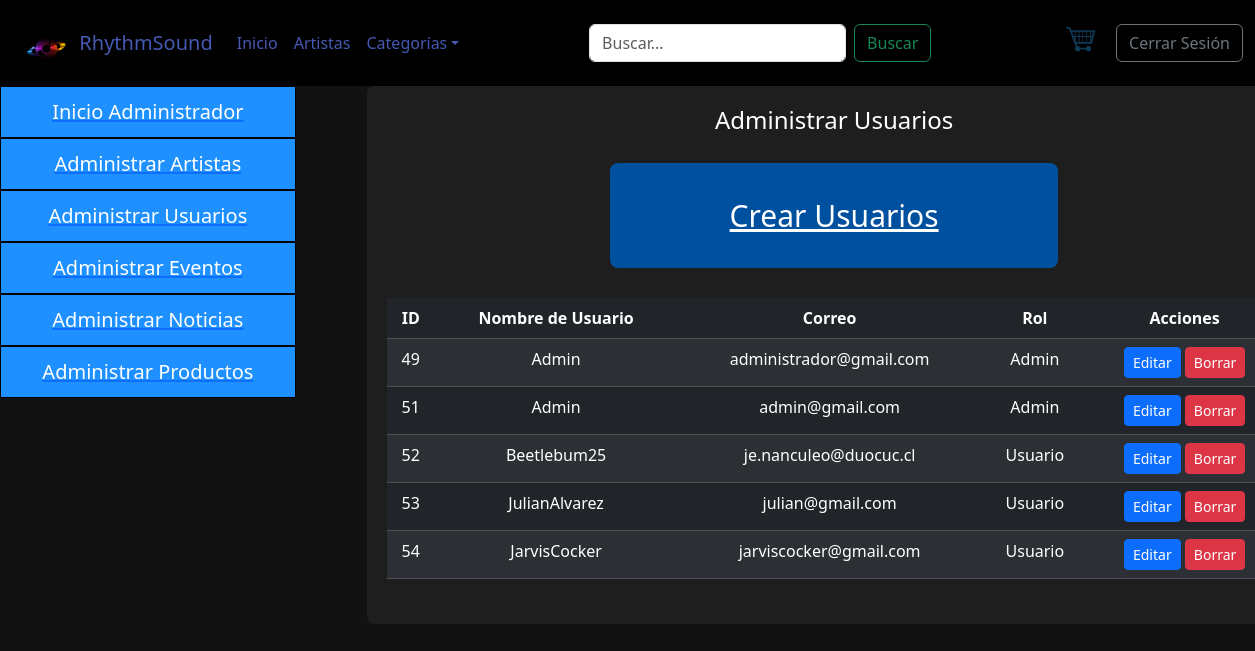
The app's page /listado_usuario/ (signed in) with its own data.
### rsound/models.py (models this page shows, shortened)
class Usuario(models.Model):
    idUsuario = models.AutoField(primary_key=True, verbose_name='Id de usuario')
    nombreUsuario = models.CharField(max_length=15)
    nombre = models.CharField(max_length=20)
    apellidos = models.CharField(max_length=40)
    numero_telefonico = models.CharField(max_length=20, verbose_name="Número Telefónico (+56)", default='0000000000')
    correo = models.EmailField(max_length=40)
    contraseña = models.CharField(max_length=128)
    fechacreacion = models.DateField(verbose_name='Fecha de creación', auto_now_add=True)
    rol = models.ForeignKey(Rol, on_delete=models.CASCADE)

class Rol(models.Model):
    idRol = models.AutoField(primary_key=True,verbose_name='Id rol') # Campo de clave primaria
    nombreRol = models.CharField(max_length=15, blank=True, null=True)

### rsound/views.py (the view)
# urls.py: path('listado_usuario/', listado_usuario, name='listado_usuario'),
def listado_usuario(request):
    roles = Rol.objects.all()
    usuario = Usuario.objects.all()
    contexto = {"roles": roles, "persona": usuario}
    return render(request, 'rsound/Admin/listado_usuario.html', contexto)

### rsound/templates/rsound/Admin/listado_usuario.html (shortened to what this page needs)
{% extends 'rsound/Plantilla.html' %}
{% load static %}
{% block css %}
<link rel="stylesheet" href="{% static 'rsound/css/administracion.css' %}">
{% endblock css %}
{% block Contenido %}
<div class="row fondogeneralosos">
    <div class="col-md-3 col-sm-12 col-12">
        <div class="navegador">
            <nav class="barranav">
                <ul>
                    <a href="{% url 'administracion' %}">
                        <li>Inicio Administrador</li>
                    </a>
                    <a href="{% url 'adminartistas' %}">
                        <li>Administrar Artistas</li>
                    </a>
                    <a href="{% url 'adminusuario' %}">
                        <li>Administrar Usuarios</li>
                    </a>
                    <a href="{% url 'adminevento' %}">
                        <li>Administrar Eventos</li>
                    </a>
                    <a href="{% url 'adminnoticia' %}">
                        <li>Administrar Noticias</li>
                    </a>
                    <a href="{% url 'adminproductos' %}">
                        <li>Administrar Productos</li>
                    </a>
                </ul>
            </nav>
        </div>
    </div>
    <div class="col-md-9 col-sm-12 col-12 ">
        <div class="col-md-12 administracion">
            <div class="container-editar">
                <div class="container-datos">
                    <h4 id="titulo">Administrar Usuarios</h4>
                    <div class="row botonfiguras">
                        <div class="col-md-12">
                            <div class="boton">
                                <a href="{% url 'crear_usuario' %}">Crear Usuarios</a>
                            </div>
                        </div>
                        <form action="{% url 'adminusuario' %}" method="post">
                            <div class="lista">
                                <table class="table table-dark table-striped">
                                    <thead>
                                        <tr>
                                            <th>ID</th>
                                            <th>Nombre de Usuario</th>
                                            <th>Correo</th>
                                            <th>Rol</th>
                                            <th>Acciones</th>
                                        </tr>
                                    </thead>
                                    <tbody>
                                        {% for usuario in persona %}
                                        <tr>
                                            <td>{{ usuario.idUsuario }}</td>
                                            <td>{{ usuario.nombreUsuario }}</td>
                                            <td>{{ usuario.correo }}</td>
                                            <td>{{ usuario.rol.nombreRol }}</td>
                                            <td>
                                                <a href="{% url 'pagEditar_usuario' usuario.idUsuario %}" class="btn btn-primary btn-sm">Editar</a>
                                                <a href="{% url 'eliminar_usuario' usuario.idUsuario %}" class="btn btn-danger btn-sm">Borrar</a>
                                            </td>
                                        </tr>
                                        {% endfor %}
                                    </tbody>
                                </table>
                            </div>
                        </form>
                    </div>
                </div>
            </div>
        </div>
    </div>
</div>
{% endblock Contenido %}

### rsound/static/rsound/css/administracion.css (style rules this page uses)
body { font-family: 'Arial', sans-serif; background-color: #121212 !important; color: #ddd; }
.administracion { background-color: #1e1e1e; width: 90%; margin-left: 5%; min-height: 400px; text-align: center; padding: 20px; border-radius: 8px; }
.navegador { text-align: center; width: 100%; padding: 0; }
.navegador .barranav ul { list-style-type: none; margin: 0; padding: 0; height: 100%; }
.barranav { position: sticky !important; }
.barranav ul a li { background-color: #1e90ff; color: #fff !important; font-size: 20px; display: block; padding: 10px 18px; text-decoration: none; }
.navegador .barranav ul li { border: 1px solid #000000; }
.container-datos { text-align: center; }
.lista { margin-bottom: 25px; }
.botonfiguras { margin-top: 30px; }
.botonfiguras .boton { border-radius: 8px; font-size: 30px; margin-left: 25%; margin-top: 20px; padding: 30px; width: 50%; background-color: #0050a0; margin-bottom: 30px; }
.botonfiguras .boton a { color: white !important; }

### rsound/static/rsound/css/Styles.css (style rules this page uses)
body { font-family: 'Arial', sans-serif; background-color: #121212 !important; }

### rsound/static/rsound/css/Style3.css (style rules this page uses)
body { font-family: Arial, sans-serif; background-color: #000; color: #fff !important; margin: 0; padding: 0; }

### rsound/static/rsound/css/cssNavbar.css (style rules this page uses)
nav { background-color: #000000; }

### records on screen
Usuario: idUsuario "49", nombreUsuario "Admin", correo "administrador@gmail.com", rol.nombreRol "Admin"
Usuario: idUsuario "51", nombreUsuario "Admin", correo "admin@gmail.com", rol.nombreRol "Admin"
Usuario: idUsuario "52", nombreUsuario "Beetlebum25", correo "je.nanculeo@duocuc.cl", rol.nombreRol "Usuario"
Usuario: idUsuario "53", nombreUsuario "JulianAlvarez", correo "julian@gmail.com", rol.nombreRol "Usuario"
Usuario: idUsuario "54", nombreUsuario "JarvisCocker", correo "jarviscocker@gmail.com", rol.nombreRol "Usuario"
